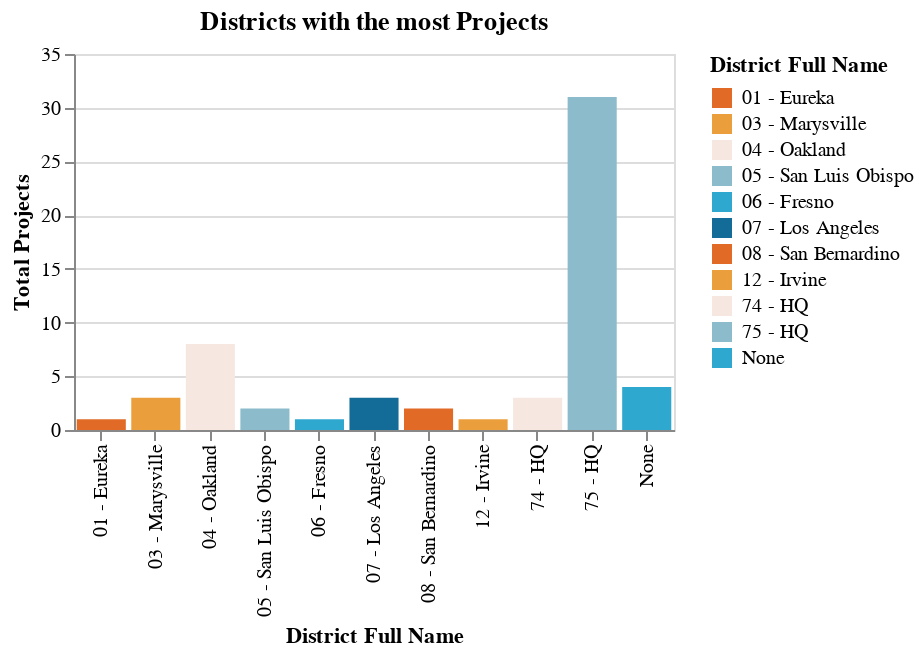

The code cell stored with this chart in its notebook:
### Code cell
display(
    Markdown(
        f"""<h4>Districts</h4>
        <b>{district_df_county['District Full Name'][0]}</b> is the district with the most projects that cross multiple counties.  
        """
    )
)

_utils.basic_bar_chart_custom_tooltip(
    district_df_county,
    "District Full Name",
    "Total Projects",
    "Total Project ($1000) Formatted",
    "District Full Name",
    "Districts with the most Projects",
)

### Figure 1 — Vega-Lite specification as saved in the notebook (floating-point values rounded to 4 significant figures)
{"config": {"view": {"continuousWidth": 400, "continuousHeight": 300}}, "data": {"name": "data-496b4910b32606ee2e38c316ce5cc463"}, "mark": "bar", "encoding": {"color": {"field": "District Full Name", "legend": {"title": "District Full Name"}, "scale": {"range": ["#E16B26", "#EB9F3C", "#f6e7e1", "#8CBCCB", "#2EA8CE", "#136C97"]}, "type": "nominal"}, "tooltip": [{"field": "Total Project ($1000) Formatted", "type": "nominal"}], "x": {"field": "District Full Name", "title": "District Full Name", "type": "nominal"}, "y": {"field": "Total Projects", "sort": "-x", "title": "Total Projects", "type": "quantitative"}}, "height": 188, "title": "Districts with the most Projects", "width": 300, "$schema": "https://vega.github.io/schema/vega-lite/v4.17.0.json", "datasets": {"data-496b4910b32606ee2e38c316ce5cc463": [{"District Full Name": "75 - HQ", "Total Projects": 31, "Total Project Cost  $1,000": 6389057, "Current Fake Fund Requested": 9236000.0, "Total Project ($1000) Formatted": "$6,389,057.00", "Fake Fund Formatted": "$9,236,098.90"}, {"District Full Name": "04 - Oakland", "Total Projects": 8, "Total Project Cost  $1,000": 4241611, "Current Fake Fund Requested": 2140000.0, "Total Project ($1000) Formatted": "$4,241,611.00", "Fake Fund Formatted": "$2,140,240.80"}, {"District Full Name": "None", "Total Projects": 4, "Total Project Cost  $1,000": 3555552, "Current Fake Fund Requested": 1015000.0, "Total Project ($1000) Formatted": "$3,555,552.00", "Fake Fund Formatted": "$1,014,772.55"}, {"District Full Name": "03 - Marysville", "Total Projects": 3, "Total Project Cost  $1,000": 1272468, "Current Fake Fund Requested": 785600.0, "Total Project ($1000) Formatted": "$1,272,468.00", "Fake Fund Formatted": "$785,593.92"}, {"District Full Name": "07 - Los Angeles", "Total Projects": 3, "Total Project Cost  $1,000": 895888, "Current Fake Fund Requested": 706900.0, "Total Project ($1000) Formatted": "$895,888.00", "Fake Fund Formatted": "$706,907.14"}, {"District Full Name": "74 - HQ", "Total Projects": 3, "Total Project Cost  $1,000": 34250, "Current Fake Fund Requested": 896400.0, "Total Project ($1000) Formatted": "$34,250.00", "Fake Fund Formatted": "$896,353.42"}, {"District Full Name": "05 - San Luis Obispo", "Total Projects": 2, "Total Project Cost  $1,000": 983888, "Current Fake Fund Requested": 617400.0, "Total Project ($1000) Formatted": "$983,888.00", "Fake Fund Formatted": "$617,357.49"}, {"District Full Name": "08 - San Bernardino", "Total Projects": 2, "Total Project Cost  $1,000": 2188888, "Current Fake Fund Requested": 431900.0, "Total Project ($1000) Formatted": "$2,188,888.00", "Fake Fund Formatted": "$431,924.28"}, {"District Full Name": "01 - Eureka", "Total Projects": 1, "Total Project Cost  $1,000": 888888, "Current Fake Fund Requested": 191700.0, "Total Project ($1000) Formatted": "$888,888.00", "Fake Fund Formatted": "$191,709.97"}, {"District Full Name": "06 - Fresno", "Total Projects": 1, "Total Project Cost  $1,000": 75000, "Current Fake Fund Requested": 139600.0, "Total Project ($1000) Formatted": "$75,000.00", "Fake Fund Formatted": "$139,630.36"}, {"District Full Name": "12 - Irvine", "Total Projects": 1, "Total Project Cost  $1,000": 380000, "Current Fake Fund Requested": 272000.0, "Total Project ($1000) Formatted": "$380,000.00", "Fake Fund Formatted": "$271,956.96"}]}}
